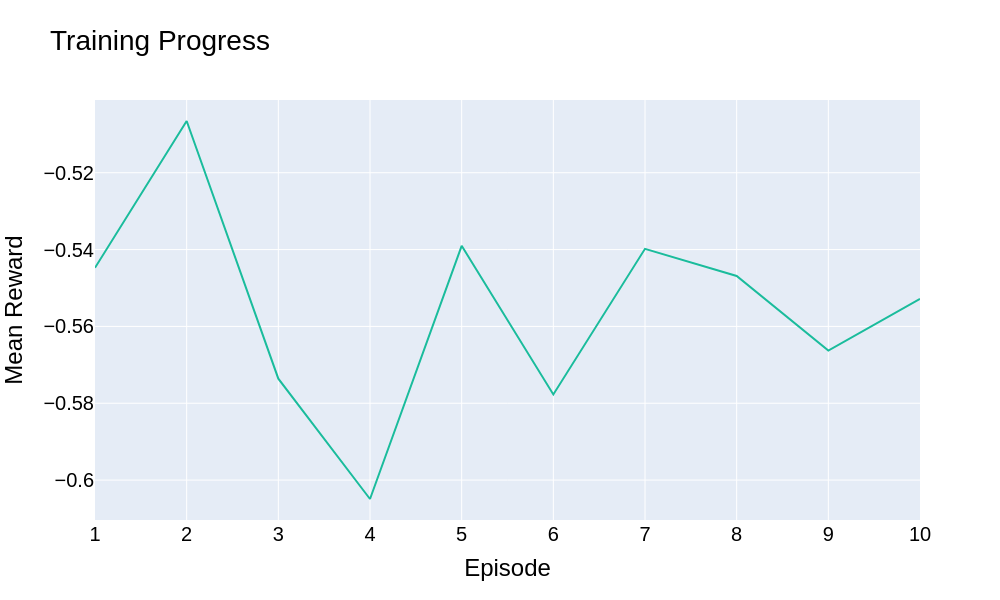

The notebook cell saved with this chart:
### Markdown cell above
### Training Progress

### Code cell
fig = plot_dfs_line(df_dict= training_progress, variable_name ='mean_reward', colors = colors[:df_num])
fig.update_layout(title='Training Progress', xaxis_title='Episode', yaxis_title='Mean Reward',
                  legend=dict(
                    yanchor="bottom",
                    y=0.01,
                    xanchor="right",
                    x=0.99,
                    orientation="v"
                ))
#fig.write_image("output_images/training_progress.png")
fig.show()

### Figure 1 — Plotly figure (JSON) as saved in the notebook; plotly's stock layout.template omitted (floating-point values rounded to 4 significant figures)
{"data": [{"line": {"color": "#1ABC9C"}, "mode": "lines", "name": "digital_twin", "type": "scatter", "x": [1, 2, 3, 4, 5, 6, 7, 8, 9, 10], "y": [-0.5448, -0.5065, -0.5736, -0.6049, -0.539, -0.5777, -0.5398, -0.5469, -0.5663, -0.5529]}], "layout": {"font": {"color": "black", "family": "Arial, sans-serif", "size": 20}, "height": 600, "legend": {"font": {"size": 20}, "orientation": "v", "x": 0.99, "xanchor": "right", "y": 0.01, "yanchor": "bottom"}, "title": {"text": "Training Progress"}, "width": 1000, "xaxis": {"title": {"text": "Episode"}}, "yaxis": {"title": {"text": "Mean Reward"}}}}
